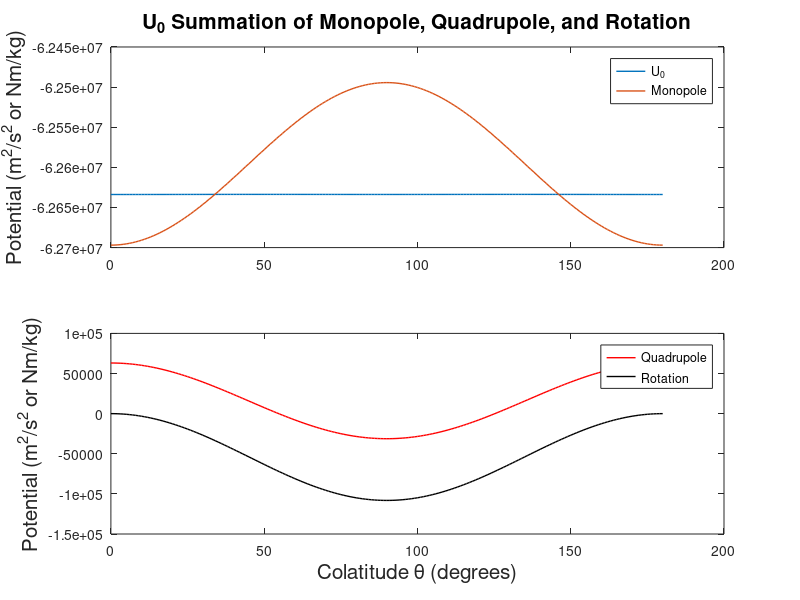
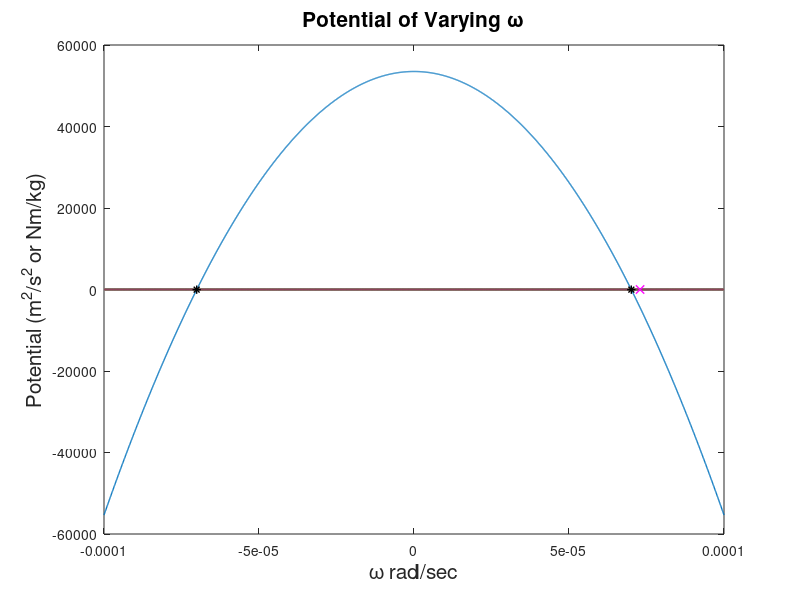

These charts were generated, in order, by the following MATLAB code:
% SIO 229 Homework 2
clear all; close all; clc

%% Problem 2.1
% Use MacCullagh's Formula to compare the difference in gravity at the pole
% and at the equator without Earth's spin and assume present shape and
% interior structure.

% g = -gradient of V
% V is MacCullagh's Formula
mEarth = 5.972e24;           % Mass of Earth (kg)
J = 0.001;                   % J_2 value for flattening roughly, unitless
a = 6378000;                 % Radius of Earth at equator m
G = 6.6743e-11;              % Gravitational constant N*m^2/kg^2

% radius and theta
rPole = 6357000;            % radius at the pole meters
thetaPole = 0;              % theta at the pole degrees

rEquator = a;               % radius at the equator meters
thetaEquator = 90;          % theta at the equator degrees

% component for g at the poles without phi
g_rPole = G*(mEarth/rPole^2-(3*a^2*J*(3*cosd(thetaPole)^2-1))/(2*rPole^4));
g_thetaPole = G*(-3*a^2*J*sind(thetaPole)*cosd(thetaPole))/rPole^4;

% component for g at the equator without phi
g_rEquator = G*(mEarth/rEquator^2-(3*a^2*J*(3*cosd(thetaEquator)^2-1))/(2*rEquator^4));
g_thetaEquator = G*(-3*a^2*J*sind(thetaEquator)*cosd(thetaEquator))/rEquator^4;

%% Problem 2.2

% Calculate the value of the geopotential U on the geoid

w = 7.2921150e-5;       % Earth's spin rate (rad/s)
theta = 0:180;          % degrees of latitude

f = (3/2)*J+(a^3*w^2)/(2*G*mEarth);     % flattening, unitless
r0 = a*(1-f*cosd(theta).^2);            % changing radius value in meters
P = (1/2)*(3*cosd(theta).^2-1);         % Legrende Polynomial, unitless

mono = -G*mEarth./r0;                   % Monopole  N*m/kg
quad = (G*mEarth*a^2)*(J*P)./(r0.^3);   % Quadrupole  N*m/kg
spin = -(1/2)*w^2*r0.^2.*sind(theta).^2;  % Rotation  m^2/s^2

U0= mono+quad+spin;                     % Geopoential U on the geoid

U0mean = mean(U0)

figure(1)
subplot(2,1,1)
plot(theta, U0,'LineWidth',1)
hold on
plot(theta, mono,'LineWidth',1)
ylabel('Potential (m^2/s^2 or Nm/kg)','FontSize',15)
legend('U_0','Monopole')
hold off
title('U_0 Summation of Monopole, Quadrupole, and Rotation','FontSize',15)
subplot(2,1,2)
plot(theta,quad,'r','LineWidth',1)
hold on
plot(theta, spin,'k','LineWidth',1)
ylabel('Potential (m^2/s^2 or Nm/kg)','FontSize',15)
legend('Quadrupole','Rotation')
xlabel('Colatitude \theta (degrees)','FontSize',15)
set(gcf,'color','w');
hold off

%% Problem 2.3

% Find the rotation rate, omega, when the Mississippi starts to flow
% backward from South to North. Assuming the Earth does not change shape.
% The source of the Mississippi is 47 degrees North and the delta is 29
% degrees North of the Equator.

MissLatS = 43;          % Mississippi source colatitude from the pole degrees
MissLatD = 61;          % Mississippi delta colatitude from the pole degrees

radiusSource = r0(44)+450;      % radius of source in meters
Psource = (1/2)*(3*cosd(MissLatS).^2-1);         % Legrende Polynomial for Source

% Vary omega for when potential for the source and delta are equal
omega = (-1e-4:1e-7:1e-4);   % Spin radian/sec

% Calculate the source gravitational potential, V source in N*m/kg or
% m^2/s^2
Vsource = -G*mEarth/radiusSource + G*mEarth*a^2*J*Psource/(radiusSource^3);

% Calculate the source apparent centrifugal force, depends on omega m^2/s^2
SpinSource = -(1/2)*omega.^2*radiusSource^2*sind(MissLatS)^2;

% Calculate the delta gravitational potential, geoid potential, V in N*m/kg
% depends on omega
f = (3/2)*J+(a^3*omega.^2)/(2*G*mEarth);    % flattening depends on rot. rate
r0Delta = a*(1-f.*cosd(MissLatD).^2);            % radius meters depends on rotation rate
Pdelta = (1/2)*(3*cosd(MissLatD)^2-1);         % Legrende Polynomial, unitless
Vdelta = -G*mEarth./r0Delta + G*mEarth*a^2*J*Pdelta./(r0Delta.^3);

% Calculate the delta apparent centrifugal force m^2/s^2, depends on omega
SpinDelta = -(1/2)*omega.^2.*r0Delta.^2*sind(MissLatD)^2;

% Source and Delta potential equalling zero
SandDequal0 = -Vsource - SpinSource + Vdelta + SpinDelta;

T = (2*pi./omega)/(60*60);      % Period of rotation of Earth in hours
Topp = T(300)                   % Period in the opposite direction
Tsame = T(1702)                 % Period for the same direction today

figure(2)
plot(omega, SandDequal0,'LineWidth',1)
hold on
plot(omega, zeros(length(omega)),'LineWidth',1)
plot([omega(1702) omega(300)],[SandDequal0(1702) SandDequal0(300)],'k*','LineWidth',1)
% plot(omega(300), SandDequal0(300),'k*','LineWidth',1)
plot(w, 0,'mx','LineWidth',1)
ylabel('Potential (m^2/s^2 or Nm/kg)','FontSize',15)
xlabel('\omega rad/sec','FontSize',15)
title('Potential of Varying \omega','FontSize',15)
set(gcf,'color','w')
hold off













